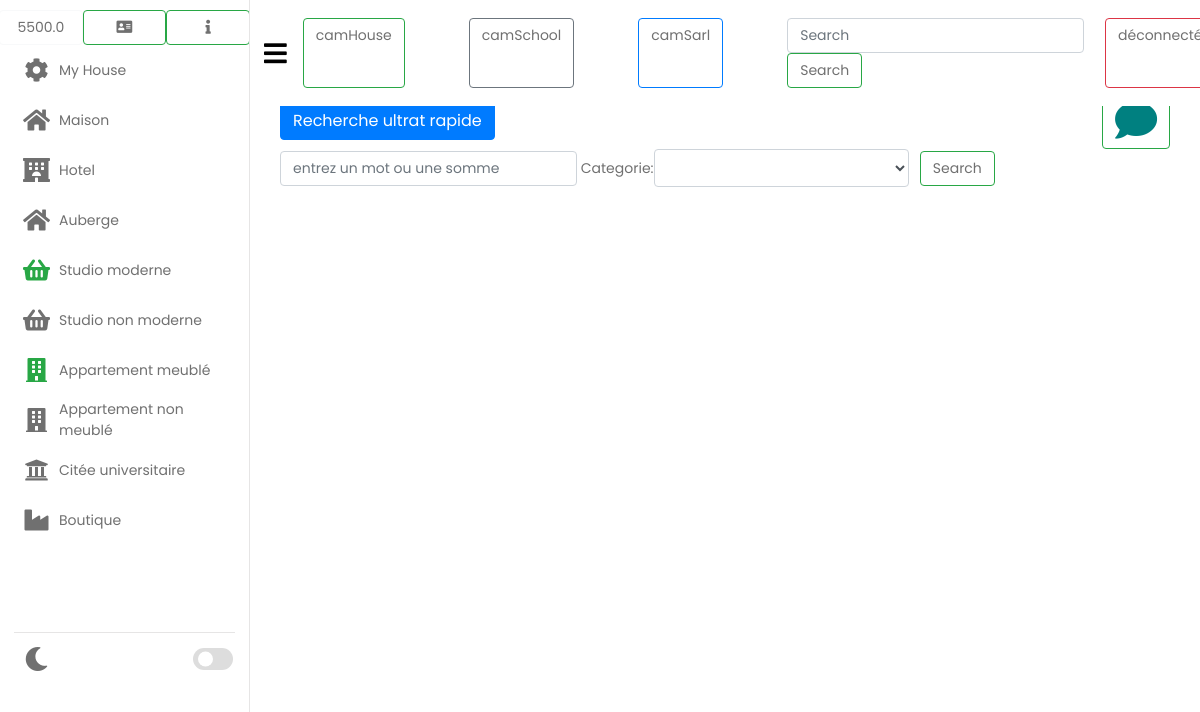
Screenshot of /camhouse/donnee/ (signed in) with the database file from the repository.
### camhouse/models.py (models this page shows, shortened)
class Compte(models.Model):
    user = models.ForeignKey(User, on_delete=models.CASCADE, related_name='compte')
    montant = models.FloatField()
    day = models.FloatField()

class Category(models.Model):
    name=models.CharField(max_length=50)

### camhouse/views.py (the view)
# urls.py: path('donnee/', views.don, name = 'donnee'),
@csrf_exempt
def don(request):
    if not request.user.is_authenticated:
        return redirect('login')
    if request.method == "POST":
        id = request.POST['id']
        house = House.objects.filter(id=id)
        for use in house:
            donnee = use.user_id
        information = Profile.objects.filter(user_id=donnee).values()
        deido = list(information)
        return JsonResponse({'donnee': deido})
    else:
        sategory = Category.objects.order_by('id').all()
        ancien = Compte.objects.filter(user_id=request.user)
        for montants in ancien:
            montant = montants.montant
        context = {
            'sategory': sategory,
            'montant': montant
        }
        return render(request, 'liste_category.html', context=context)

### camhouse/templates/liste_category.html (shortened to what this page needs)
{% extends 'home_ch.html' %}
{% load myFilter %}
{% load static %}
{% block contenu_ch %}
        {% include 'header.html'%}
{% endblock contenu_ch %}

### camhouse/templates/home_ch.html (shortened to what this page needs)
{% extends 'myhouse.html' %}
{% block body %}
    {% if user.is_authenticated %}
    {% load static %}
    <link rel="stylesheet" type="text/css" href="{% static 'css/style.css' %}">
<boris>
   <nav>
       <div class="menu-items">
            <ul class="nav-links">
            <li>
                <div class="row">
                    <button class="col-lg-4 text-cam link-name btn btn-outline-light" title="votre compte est de {{ montant }}"> {{ montant }}</button>
                    <button class="col-lg-4 text-cam link-name btn btn-outline-success" title="recharger votre compte"  data-toggle="modal" data-target="#exampleModal"><i class="fa fa-address-card size"></i></button>
                    <button class="col-lg-4 text-cam link-name btn btn-outline-success" title="pourquoi recharger mon compte"  data-toggle="modal" data-target="#exampleModalpq"><i class="fa fa-info size"></i></button>
                </div>
            </li>
            <li>
                <a class="logo-name link-name"href="{% url 'camer_house:home_ch' %}">
                    <i class="fa fa-cog"></i>
                    <span class="link-name">My House</span>
                </a>
            </li>
                {% for categori in sategory %}
                <li  title="{{ categori.name.capitalize }}">
                    <a class="link-name
   {% if categori.id == 1 %} un
   {% elif categori.id == 2%} deux
   {% elif categori.id == 3%} trois
   {% elif categori.id ==  4%} quatre
   {% elif categori.id ==  5%} cinq
   {% elif categori.id == 6%} six
   {% elif categori.id == 7%} sept
   {% elif categori.id == 8%} huit
   {% elif categori.id == 9%} neuf
{% endif %}
                    "href="{% url 'camer_house:liste_category' categori.id  %}">
                        <i
                            {% if categori.id == 1 or categori.id == 3%}
                                class="fa fa-home"
                            {% elif categori.id == 2 %}
                                class="fa fa-hotel"
                            {% elif  categori.id == 6 or categori.id == 7%}
                                class="fa fa-building" {% if categori.id == 6 %} style="color: #28a745;" {% endif %}
                            {% elif  categori.id == 4 or categori.id == 5%}
                                class="fa fa-shopping-basket"{% if categori.id == 4 %} style="color: #28a745;" {% endif %}
                            {% elif categori.id == 8 %}
                                class="fa fa-university"
                            {% elif categori.id == 9 %}
                            class="fa fa-industry"
                        {% endif %}></i>
                        <span class="link-name">{{ categori.name.capitalize }}</span>
                    </a>
                </li>
            {% endfor %}
            </ul>
            <ul class="logout-mode">
                <li class="mode">
                    <a href="#"class="link-name">
                    <span class="link-name">                        <i class="fa fa-moon"></i>
</span>
                </a>
                <div class="mode-toggle link-name">
                  <span class="switch"></span>
                </div>
            </li>
            </ul>
        </div>
    </nav>
    <section class="dashboard">
        <div class="top">
            <i class="fa fa-bars sidebar-toggle"></i>
        <div class=" navbar navbar-expand-lg ">
            <div class="collapse navbar-collapse" id="navbarSupportedContent">
                <ul class="navbar-nav mr-auto">
                        <a class="btn btn-outline-success text-cam" href="{% url 'camer_house:liste_category_un' %}">camHouse</a>
                        <a class=" btn btn-outline-secondary text-cam" href="#">camSchool</a>
                        <a class=" btn btn-outline-primary text-cam" href="#">camSarl</a>
                    <form class="form-inline my-2 my-lg-0">
                        <input class="form-control mr-sm-2 text-cam" type="search" placeholder="Search" aria-label="Search">
                        <button class="btn btn-outline-success my-2 my-sm-0 text-cam" type="submit">Search</button>
                    </form>
                    {% if user.is_authenticated %}
                        <a href="{% url 'logout' %}" class="btn btn-outline-danger me-2 text-cam">déconnecté</a>
                    {% else %}
                        <a href="{% url 'login' %}" class="btn btn-outline-info me-2 text-cam">connexion</a>
                    {% endif %}
                </ul>
            </div>
        </div>
        </div>
        <div class="dash-content">
            <br>
            {% block contenu_ch %}{% endblock contenu_ch %}
        </div>
    </section>
</boris>
        {% else %}
        Erreur 404 sur
                <a href="{% url 'login' %}" class="btn btn-outline-info me-2 text-cam">connexion</a>
        {% endif %}
{% endblock body %}

### static/css/style.css (style rules this page uses)
* { margin: 0; padding: 0; box-sizing: border-box; font-family: 'Poppins', sans-serif; }
:root { --primary-color: #0E4BF1; --panel-color: #FFF; --text-color: #000; --a-color: black; --ap-color: springgreen; --app-color: lightblue; --black-light-color: #707070; --border-color: #e6e5e5; --toggle-color: #DDD; --box1-color: white; --box2-color: white; --title-icon-color: #fff; --tran-05: all 0.5s ease; --tran-03: all 0.3s ease; --tran-03: all 0.2s ease; }
boris { min-height: 100vh; background-color: var(--primary-color); }
nav { position: fixed; top: 0; left: 0; height: 100%; width: 250px; padding: 10px 14px; background-color: var(--panel-color); border-right: 1px solid var(--border-color); transition: var(--tran-05); overflow-Y:auto; }
nav .logo-name { display: flex; align-items: center; }
.text-cam { font-size: 14px; font-weight: 400; color: var(--black-light-color); transition: var(--tran-05); }
.form-control { background-color: var(--box1-color); }
nav .menu-items { height: calc(100% - 90px); display: flex; flex-direction: column; justify-content: space-between; }
.menu-items li { list-style: none; }
.menu-items li a { display: flex; align-items: center; height: 50px; text-decoration: none; position: relative; }
.menu-items li a i { font-size: 24px; min-width: 45px; height: 100%; display: flex; align-items: center; justify-content: center; color: var(--black-light-color); }
.menu-items li a .link-name { font-size: 14px; font-weight: 400; color: var(--black-light-color); transition: var(--tran-05); }
.menu-items .logout-mode { padding-top: 1px; border-top: 1px solid var(--border-color); }
.menu-items .mode { display: flex; align-items: center; white-space: nowrap; }
.menu-items .mode-toggle { position: absolute; right: 14px; height: 50px; min-width: 45px; display: flex; align-items: center; justify-content: center; cursor: pointer; }
.mode-toggle .switch { position: relative; display: inline-block; height: 22px; width: 40px; border-radius: 25px; background-color: var(--toggle-color); }
.switch:before { content: ""; position: absolute; left: 5px; top: 50%; transform: translateY(-50%); height: 15px; width: 15px; background-color: var(--panel-color); border-radius: 50%; transition: var(--tran-03); }
.dashboard { position: relative; left: 250px; background-color: var(--panel-color); min-height: 100vh; width: calc(100% - 250px); padding: 10px 14px; transition: var(--tran-05); }
.dashboard .top { position: fixed; top: 0; left: 250px; display: flex; width: calc(100% - 250px); justify-content: space-between; align-items: center; padding: 10px 14px; background-color: var(--panel-color); transition: var(--tran-05); z-index: 10; }
.dashboard .top .sidebar-toggle { font-size: 26px; color: var(--text-color); cursor: pointer; }
.dashboard .dash-content { padding-top: 50px; }

### rows the page displays
Compte: montant "5500.0"
Category: name "Maison"
Category: name "Hotel"
Category: name "Auberge"
Category: name "Studio moderne"
Category: name "Studio non moderne"
Category: name "Appartement meublé"
Category: name "Appartement non meublé"
Category: name "Citée universitaire"
Category: name "Boutique"
